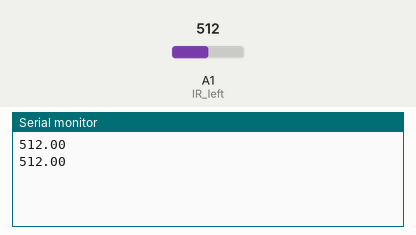
Simulated run of this sketch. Board: Arduino Uno, built with avr-gcc and run on an emulated ATmega328P. Shown: the last lines printed to the serial monitor. The inputs (shaded band) are chosen by the test bench; at power-on: A1 (IR_left) = 512.

Above: at 1.8 s.
1.9 s: A1 (IR_left) set to 716
At 2.4 s:
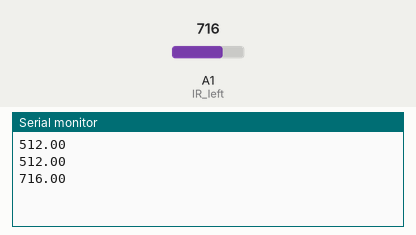
3.4 s: A1 (IR_left) set to 900
At 4.8 s:
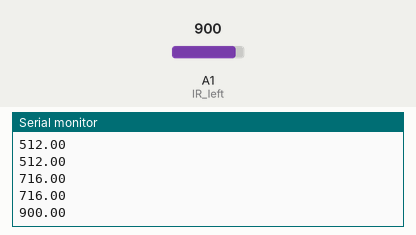
Timing chart, 0 to 6.4 s (numbered marks = the images above; inputs shaded):
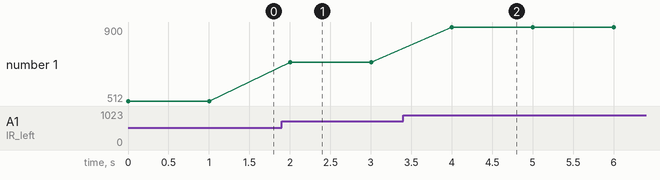

Measured:
- after the input at 1.9 s, the serial monitor: prints a new line after 0.10 s (image 1)
- after the input at 3.4 s, the serial monitor: prints a new line after 0.60 s (image 2)
- plotted number 1: 512 → 716 after the input at 1.9 s, 716 → 900 after the input at 3.4 s

The sketch:

test_ir.ino
```cpp
const int IR_left = A1;
const int IR_right = A4;
float b = 0.0;

void setup() {
  // put your setup code here, to run once:
  pinMode(IR_left,INPUT);
  pinMode(IR_right,INPUT);
  Serial.begin(9600); // this is now Serial. replace.


}

void loop() {
  // put your main code here, to run repeatedly:
 b = analogRead(IR_left);
  Serial.println(b);
  delay(1000);

}
```
